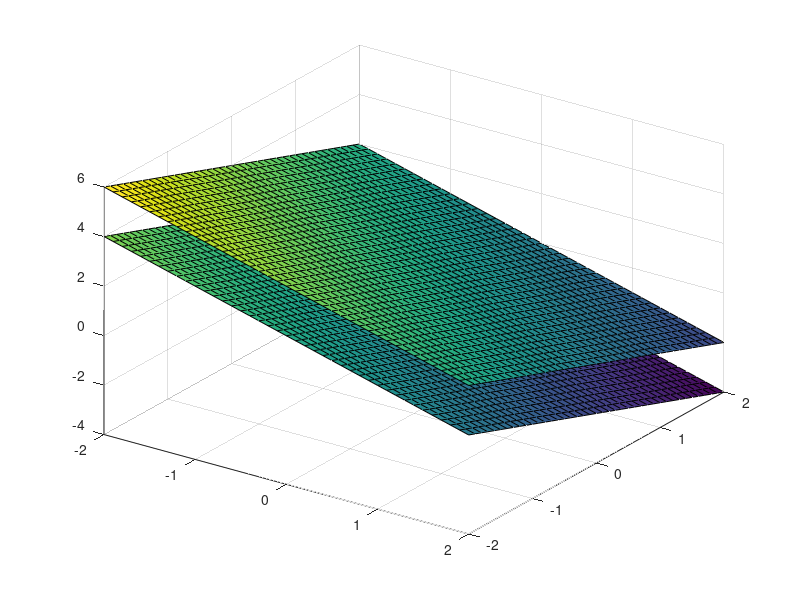

Write MATLAB code to recreate this figure.
clc;
clear;

hold on 
grid on

x = -2: 0.1: 2;
y = -2: 0.1: 2;
[X, Y] = meshgrid(x, y);

Z1 = -X - Y;
surf(X , Y, Z1)

Z2 = 2 - X - Y;
surf(X, Y, Z2)

view(35, 35)
hold off
